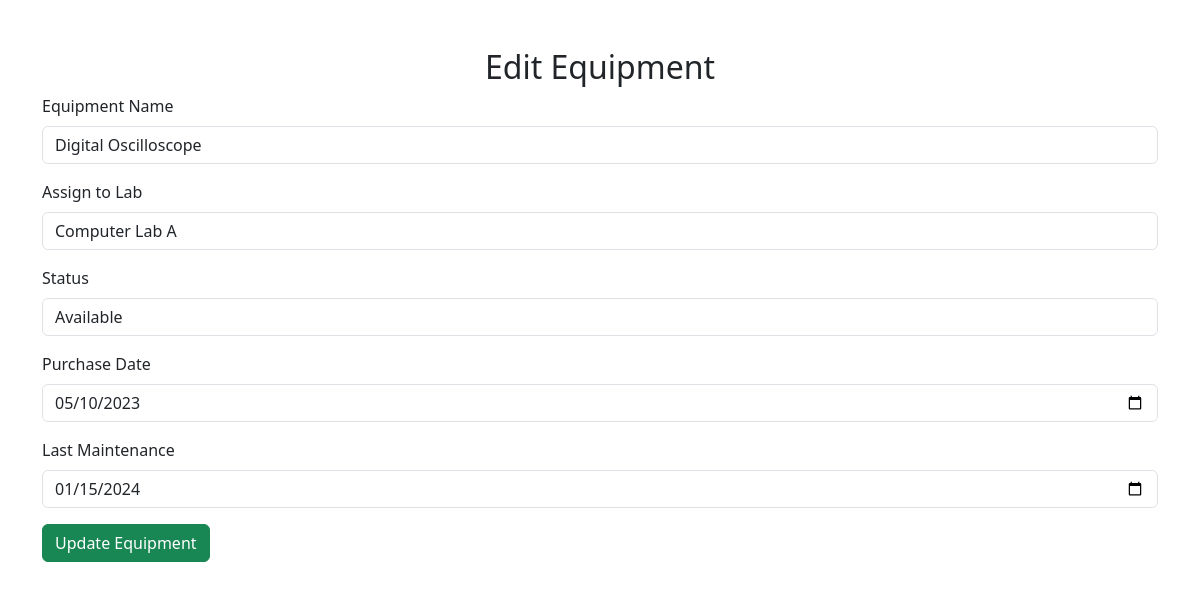
Screenshot of /edit_equipment.php?id=1 (signed in) with the database file from the repository.
### tables this page shows
CREATE TABLE equipment (
    equipment_id INT AUTO_INCREMENT PRIMARY KEY,
    equipment_name VARCHAR(100) NOT NULL,
    lab_id INT NOT NULL,
    status ENUM('available', 'in_use', 'under_maintenance') DEFAULT 'available',
    purchase_date DATE,
    last_maintenance DATE,
    FOREIGN KEY (lab_id) REFERENCES laboratories(lab_id) ON DELETE CASCADE
);

CREATE TABLE laboratories (
    lab_id INT AUTO_INCREMENT PRIMARY KEY,
    lab_name VARCHAR(100) NOT NULL,
    location VARCHAR(100) NOT NULL,
    capacity INT NOT NULL,
    status ENUM('available', 'occupied', 'maintenance') DEFAULT 'available'
);

### edit_equipment.php (the view, shortened to what this page needs)
<?php
include 'db_connect.php';
$id = $_GET['id'];
$stmt = $conn->prepare("SELECT * FROM equipment WHERE equipment_id = ?");
$stmt->bind_param("i", $id);
$stmt->execute();
$result = $stmt->get_result();
$equipment = $result->fetch_assoc();
$labs = $conn->query("SELECT lab_id, lab_name FROM laboratories");
?>
<!DOCTYPE html>
<html lang="en">
<head>
    <link href="https://cdn.jsdelivr.net/npm/bootstrap@5.3.0/dist/css/bootstrap.min.css" rel="stylesheet">
</head>
<body>
<div class="container mt-5">
    <h2 class="text-center">Edit Equipment</h2>
    <form method="POST">
        <div class="mb-3">
            <label class="form-label">Equipment Name</label>
            <input type="text" name="equipment_name" class="form-control" value="<?= htmlspecialchars($equipment['equipment_name']); ?>" required>
        </div>
        <div class="mb-3">
            <label class="form-label">Assign to Lab</label>
            <select name="lab_id" class="form-control" required>
                <?php while ($row = $labs->fetch_assoc()): ?>
                    <option value="<?= $row['lab_id']; ?>" <?= ($row['lab_id'] == $equipment['lab_id']) ? 'selected' : ''; ?>>
                        <?= $row['lab_name']; ?>
                    </option>
                <?php endwhile; ?>
            </select>
        </div>
        <div class="mb-3">
            <label class="form-label">Status</label>
            <select name="status" class="form-control" required>
                <option value="available" <?= ($equipment['status'] == 'available') ? 'selected' : ''; ?>>Available</option>
            </select>
        </div>
        <div class="mb-3">
            <label class="form-label">Purchase Date</label>
            <input type="date" name="purchase_date" class="form-control" value="<?= $equipment['purchase_date']; ?>">
        </div>
        <div class="mb-3">
            <label class="form-label">Last Maintenance</label>
            <input type="date" name="last_maintenance" class="form-control" value="<?= $equipment['last_maintenance']; ?>">
        </div>
        <button type="submit" class="btn btn-success">Update Equipment</button>
    </form>
</div>
</body>
</html>

### rows the page displays
equipment: equipment_name "Digital Oscilloscope", lab_id "Computer Lab A", status "Available", purchase_date "05/10/2023", last_maintenance "01/15/2024"
